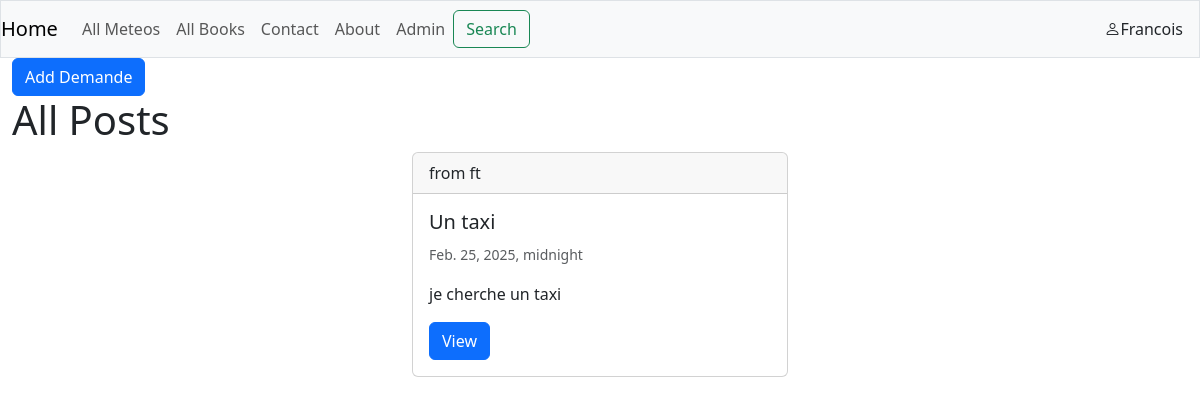
The page /demandes/ (signed in) on the database its author committed.
### demandes/models.py (models this page shows, shortened)
class Demandes(models.Model):
    user = models.ForeignKey(User, default=1, null=True, on_delete=models.SET_NULL,related_name='demandes')
    title = models.CharField(max_length=144)
    slug = models.SlugField(unique=True)
    content = models.TextField(null=True, blank=True)
    publish_date = models.DateTimeField(auto_now=False, auto_now_add=False, null=True, blank=True)
    timestamp = models.DateTimeField(auto_now_add=True)
    updated = models.DateTimeField(auto_now=True)
    objects=models.Manager()
    CATEGORY_CHOICES = [
        ('courses', 'Courses'),
        ('livraison', 'Livraison'),
        ('transport', 'Transport'),
    ]
    category = models.CharField(max_length=20, choices=CATEGORY_CHOICES, default='courses')
    description = models.TextField(null=True, blank=True)
    status = models.CharField(max_length=20,null=True, blank=True)
    class Meta:
        ordering=['-publish_date', '-updated', '-timestamp']
    def get_absolute_url(self):
        return f"/demandes/{self.slug}"

### demandes/views.py (the view)
# urls.py: path('demandes/', views.list, name='list'),
def list(request):
    if (request.user.is_staff):
        queryset=Demandes.objects.all()
    else:
        queryset=Demandes.objects.all().published()
    template='demandes/list.html'
    context ={"title":'All Posts', "object_list": queryset}
    return render(request,template, context)

### demandes/templates/demandes/list.html
{% extends "base.html" %}
{% block content %}
{% if request.user.is_anonymous %}
{% else %}
<a href="/demandes-new" class="card-link btn btn-primary">Add Demande</a>
{% endif %}
<H1>{{title}}</H1>
<div class="row">
{% for demande in object_list %}
<div class='col-12 col-md-4 mx-auto'>
{% include 'demandes/list_inline.html' with item=demande detail=False %}
</div>
{% endfor %}
</div>
{% endblock %}

### templates/navbar.html (shortened to what this page needs)
<nav class="navbar navbar-expand-lg sticky-top navbar-light bg-light border">
  <a class="navbar-brand" href="/">Home</a>
  <div class="collapse navbar-collapse" id="navbarSupportedContent">
    <ul class="navbar-nav mr-auto ">
      <li class="nav-item">
        <a class="nav-link" href="/hmeteo">All Meteos</a>
      </li>
      <li class="nav-item">
        <a class="nav-link" href="/book">All Books</a>
      </li>
       <li class="nav-item">
      <li class="nav-item">
        <a class="nav-link" href='/contact'>Contact</a>
      </li>
      <li class="nav-item">
        <a class="nav-link" href='/about'>About</a>
      </li>
      {% if user.is_staff %}
      <li class="nav-item">
        <a class="nav-link" href='/admin/'>Admin</a>
      </li>
      {% endif %}
       </ul>
    {% if user.is_authenticated %}
    <form class="form-inline my-2 my-lg-0" action="/search/">
     <button class="btn btn-outline-success my-2 my-sm-0" type="submit">Search</button>
    </form>
  </div>
  <a class="nav-link ml-auto me-3" href='/userprofile'><i class="bi bi-person"></i>{{user.username}}  </a>
  {% else %}
  <div class="navbar-text"><a href='/login/'><i class="bi bi-person"></i>Login</a></div>
  {% endif%}
</nav>

### demandes/templates/demandes/list_inline.html (shortened to what this page needs)
<div class="card">
    <div class="card-header">from {{item.user}}</div>
    <div class="card-body {% if not item.publish_date %} border border-warning text-muted {% endif %}">
        <h5 class="card-title">{{item.title}}</h5>
        <small class="text-muted">{{item.publish_date}} </small>
        {% if detail%}
        <p class="card-text">{{item.content|linebreaks}}</p>
        {% else%}
        <p class="card-text">{{item.content|linebreaks|truncatewords:30}}</p>
        <a class="card-link btn btn-primary" href="{{item.get_absolute_url}}">View</a>
        {% endif%}
    </div>
</div>

### rows shown on the page
Demandes: user "ft", title "Un taxi", publish_date "Feb. 25, 2025, midnight", content "je cherche un taxi"

### other values the page prints
{{ user.username }} "Francois"
{{ title }} "All Posts"
